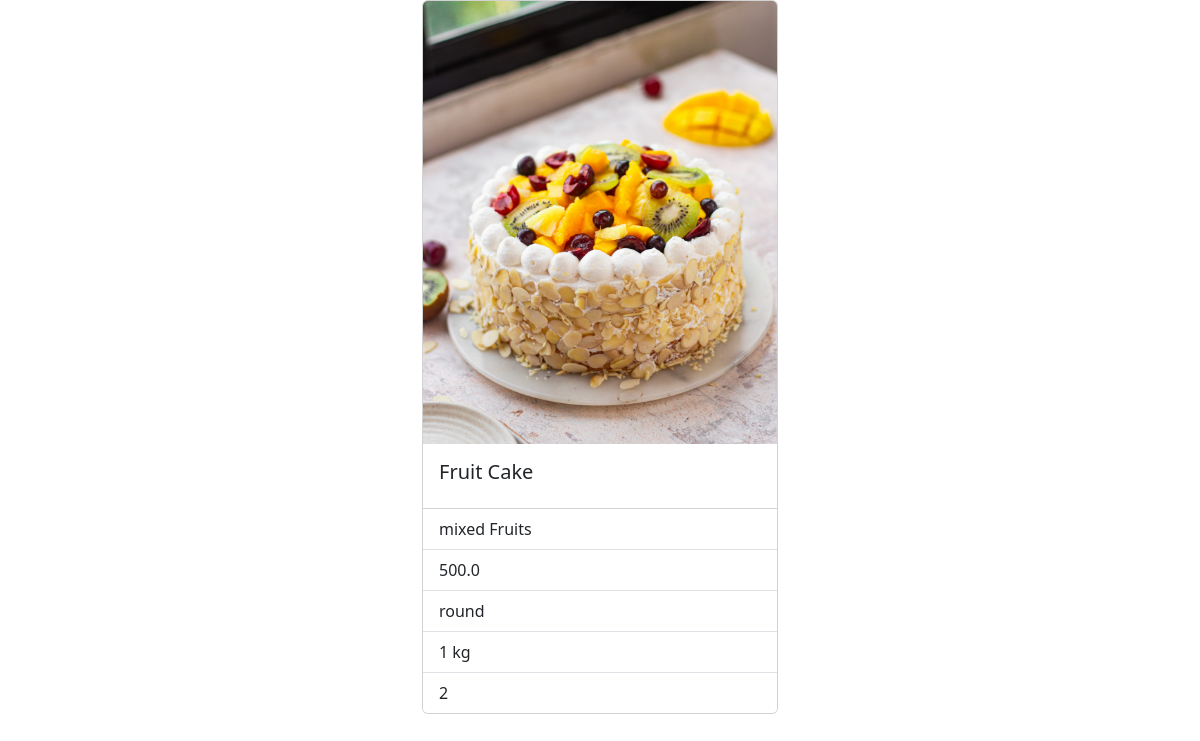
The app's page /cakes/7 with its own data.
### myapp/models.py (models this page shows, shortened)
class Cakes(models.Model):
    name=models.CharField(max_length=250)
    flavour=models.CharField(max_length=200)
    price=models.FloatField()
    shape=models.CharField(max_length=230)
    weight=models.CharField(max_length=250)
    layer=models.CharField(max_length=200)
    pic=models.ImageField(upload_to="images",null=True,blank=True)

### myapp/views.py (the view)
# urls.py: path("cakes/<int:pk>",views.CakeDetailView.as_view(),name="cake-detail"),
class CakeDetailView(View):
    def get(self,request,*args,**kwargs):
        id=kwargs.get("pk")
        qs=Cakes.objects.get(id=id)
        return render(request,"cake-detail.html",{"cake":qs})

### myapp/templates/cake-detail.html (shortened to what this page needs)
<!DOCTYPE html>
<html lang="en">
<head>
    <link href="https://cdn.jsdelivr.net/npm/bootstrap@5.3.0-alpha1/dist/css/bootstrap.min.css" rel="stylesheet">
</head>
<body>
    <div class="container">
        <div class="row">
            <div class="col-4"></div>
            <div class="col-4">
                <div class="card" style="width: 100%;">
                    <img src="{{cake.pic.url}}" class="card-img-top" alt="...">
                    <div class="card-body">
                      <h5 class="card-title">{{cake.name}}</h5>
                    </div>
                    <ul class="list-group list-group-flush">
                      <li class="list-group-item">{{cake.flavour}}</li>
                      <li class="list-group-item">{{cake.price}}</li>
                      <li class="list-group-item">{{cake.shape}}</li>
                      <li class="list-group-item">{{cake.weight}}</li>
                      <li class="list-group-item">{{cake.layer}}</li>
                    </ul>
                  </div>
            </div>
        </div>
    </div>
</body>
</html>

### records on screen
Cakes: pic (picture), name "Fruit Cake", flavour "mixed Fruits", price "500.0", shape "round", weight "1 kg", layer "2"
